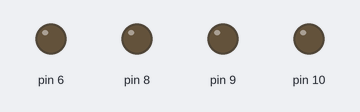
The sketch below on a simulated Arduino Uno, built with avr-gcc and run on an emulated ATmega328P. Parts: output pins drawn as LEDs (lit = HIGH). What the sketch prints to the serial monitor is not drawn.

Above: at 0.15 s.
At 1.35 s:
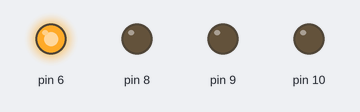
At 2.4 s:
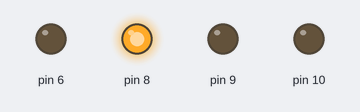
At 4.4 s:
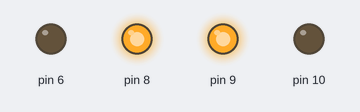
At 6.4 s:
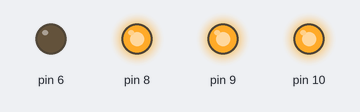
At 39.62 s:
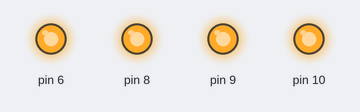
Timing chart, 0 to 40.0 s (numbered marks = the images above):
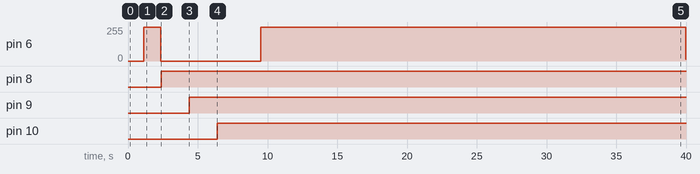

Measured:
- by itself, pin 6: 0/255 → 255/255 at 1.1 s, → 0/255 1.2 s later, → 255/255 7.2 s later, → 14/255 30.5 s later
- by itself, pin 8: LOW → HIGH at 2.4 s
- by itself, pin 9: LOW → HIGH at 4.4 s
- by itself, pin 10: LOW → HIGH at 6.4 s

The sketch:

3.4_Boole.ino
```cpp
int x = 1;
int y = 0;
void setup()
{
    // Start Serial Moniter and set up pins
    Serial.begin(9600);
    pinMode(6,OUTPUT);
    pinMode(8,OUTPUT);
    pinMode(9,OUTPUT);
    pinMode(10,OUTPUT);


}

void loop() {
  for (y = 0; y < 256; y++){
        analogWrite(6, y);
        delay(1);
        Serial.println(y);
    }

 for (y = 255; y >= 0; y = y - 1){
        analogWrite(6, y);
        delay(1);
        Serial.println(y);
    }

while (x <= 3) {
        // Display the cycle number in the Serial Monitor
        Serial.print("Cycle no ");
        Serial.println(x);

        // Turn on each LED in sequence
        digitalWrite((x + 7), HIGH);
        delay(2000);
        x = x + 1;
    }
}
```
